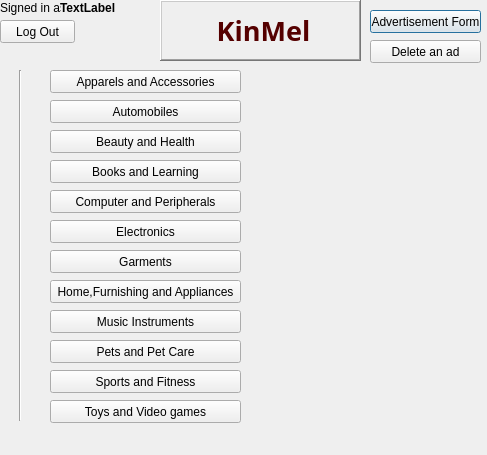
<?xml version="1.0" encoding="UTF-8"?>
<ui version="4.0">
 <class>homepage</class>
 <widget class="QDialog" name="homepage">
  <property name="geometry">
   <rect>
    <x>0</x>
    <y>0</y>
    <width>487</width>
    <height>455</height>
   </rect>
  </property>
  <property name="windowTitle">
   <string>Dialog</string>
  </property>
  <property name="autoFillBackground">
   <bool>false</bool>
  </property>
  <property name="styleSheet">
   <string notr="true">homepage{background:qlineargradient(spread:pad, x1:0, y1:0, x2:1, y2:0, stop:0 rgba(255, 178, 102, 255), stop:0.55 rgba(235, 148, 61, 255), stop:0.98 rgba(0, 0, 0, 255), stop:1 rgba(0, 0, 0, 0));}</string>
  </property>
  <widget class="QPushButton" name="Form">
   <property name="geometry">
    <rect>
     <x>370</x>
     <y>10</y>
     <width>111</width>
     <height>23</height>
    </rect>
   </property>
   <property name="text">
    <string>Advertisement Form</string>
   </property>
  </widget>
  <widget class="QPushButton" name="pushButton_2">
   <property name="geometry">
    <rect>
     <x>50</x>
     <y>70</y>
     <width>191</width>
     <height>23</height>
    </rect>
   </property>
   <property name="text">
    <string>Apparels and Accessories</string>
   </property>
  </widget>
  <widget class="QPushButton" name="pushButton_3">
   <property name="geometry">
    <rect>
     <x>50</x>
     <y>100</y>
     <width>191</width>
     <height>23</height>
    </rect>
   </property>
   <property name="text">
    <string>Automobiles</string>
   </property>
  </widget>
  <widget class="QPushButton" name="pushButton_4">
   <property name="geometry">
    <rect>
     <x>50</x>
     <y>130</y>
     <width>191</width>
     <height>23</height>
    </rect>
   </property>
   <property name="text">
    <string>Beauty and Health</string>
   </property>
  </widget>
  <widget class="QPushButton" name="pushButton_5">
   <property name="geometry">
    <rect>
     <x>50</x>
     <y>160</y>
     <width>191</width>
     <height>23</height>
    </rect>
   </property>
   <property name="text">
    <string>Books and Learning</string>
   </property>
  </widget>
  <widget class="QPushButton" name="pushButton_6">
   <property name="geometry">
    <rect>
     <x>50</x>
     <y>190</y>
     <width>191</width>
     <height>23</height>
    </rect>
   </property>
   <property name="text">
    <string>Computer and Peripherals</string>
   </property>
  </widget>
  <widget class="QPushButton" name="pushButton_7">
   <property name="geometry">
    <rect>
     <x>50</x>
     <y>220</y>
     <width>191</width>
     <height>23</height>
    </rect>
   </property>
   <property name="text">
    <string>Electronics</string>
   </property>
  </widget>
  <widget class="QPushButton" name="pushButton_8">
   <property name="geometry">
    <rect>
     <x>50</x>
     <y>250</y>
     <width>191</width>
     <height>23</height>
    </rect>
   </property>
   <property name="text">
    <string>Garments</string>
   </property>
  </widget>
  <widget class="QPushButton" name="pushButton_9">
   <property name="geometry">
    <rect>
     <x>50</x>
     <y>280</y>
     <width>191</width>
     <height>23</height>
    </rect>
   </property>
   <property name="text">
    <string>Home,Furnishing and Appliances</string>
   </property>
  </widget>
  <widget class="QPushButton" name="pushButton_12">
   <property name="geometry">
    <rect>
     <x>50</x>
     <y>370</y>
     <width>191</width>
     <height>23</height>
    </rect>
   </property>
   <property name="text">
    <string>Sports and Fitness</string>
   </property>
  </widget>
  <widget class="QPushButton" name="pushButton_10">
   <property name="geometry">
    <rect>
     <x>50</x>
     <y>310</y>
     <width>191</width>
     <height>23</height>
    </rect>
   </property>
   <property name="text">
    <string>Music Instruments</string>
   </property>
  </widget>
  <widget class="QPushButton" name="pushButton_11">
   <property name="geometry">
    <rect>
     <x>50</x>
     <y>340</y>
     <width>191</width>
     <height>23</height>
    </rect>
   </property>
   <property name="text">
    <string>Pets and Pet Care</string>
   </property>
  </widget>
  <widget class="QLabel" name="label">
   <property name="geometry">
    <rect>
     <x>160</x>
     <y>0</y>
     <width>201</width>
     <height>61</height>
    </rect>
   </property>
   <property name="font">
    <font>
     <family>Papyrus</family>
     <pointsize>17</pointsize>
    </font>
   </property>
   <property name="styleSheet">
    <string notr="true">label{background:black;}</string>
   </property>
   <property name="frameShape">
    <enum>QFrame::WinPanel</enum>
   </property>
   <property name="frameShadow">
    <enum>QFrame::Raised</enum>
   </property>
   <property name="text">
    <string>&lt;html&gt;&lt;head/&gt;&lt;body&gt;&lt;p align=&quot;center&quot;&gt;&lt;span style=&quot; font-size:20pt; font-weight:600; color:#550000;&quot;&gt;KinMel&lt;/span&gt;&lt;/p&gt;&lt;/body&gt;&lt;/html&gt;</string>
   </property>
  </widget>
  <widget class="Line" name="line">
   <property name="geometry">
    <rect>
     <x>10</x>
     <y>70</y>
     <width>20</width>
     <height>351</height>
    </rect>
   </property>
   <property name="orientation">
    <enum>Qt::Vertical</enum>
   </property>
  </widget>
  <widget class="QPushButton" name="pushButton_13">
   <property name="geometry">
    <rect>
     <x>50</x>
     <y>400</y>
     <width>191</width>
     <height>23</height>
    </rect>
   </property>
   <property name="text">
    <string>Toys and Video games</string>
   </property>
  </widget>
  <widget class="QLabel" name="label_2">
   <property name="geometry">
    <rect>
     <x>0</x>
     <y>0</y>
     <width>61</width>
     <height>16</height>
    </rect>
   </property>
   <property name="text">
    <string>Signed in as: </string>
   </property>
  </widget>
  <widget class="QLabel" name="label_3">
   <property name="geometry">
    <rect>
     <x>60</x>
     <y>0</y>
     <width>101</width>
     <height>16</height>
    </rect>
   </property>
   <property name="text">
    <string>&lt;b&gt;TextLabel</string>
   </property>
  </widget>
  <widget class="QPushButton" name="pushButton">
   <property name="geometry">
    <rect>
     <x>370</x>
     <y>40</y>
     <width>111</width>
     <height>23</height>
    </rect>
   </property>
   <property name="text">
    <string>Delete an ad</string>
   </property>
  </widget>
  <widget class="QPushButton" name="pushButton_14">
   <property name="geometry">
    <rect>
     <x>0</x>
     <y>20</y>
     <width>75</width>
     <height>23</height>
    </rect>
   </property>
   <property name="text">
    <string>Log Out</string>
   </property>
  </widget>
 </widget>
 <resources/>
 <connections/>
</ui>
